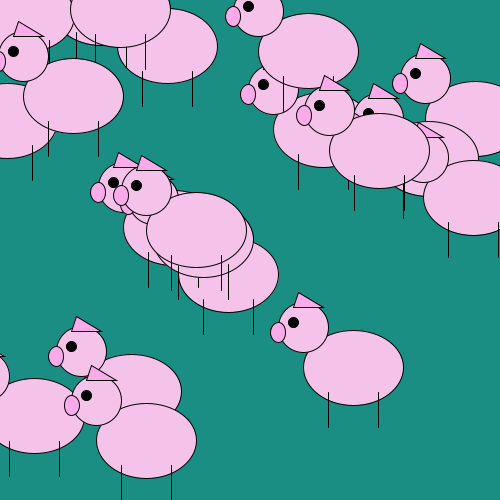
Frame 1 (no input)
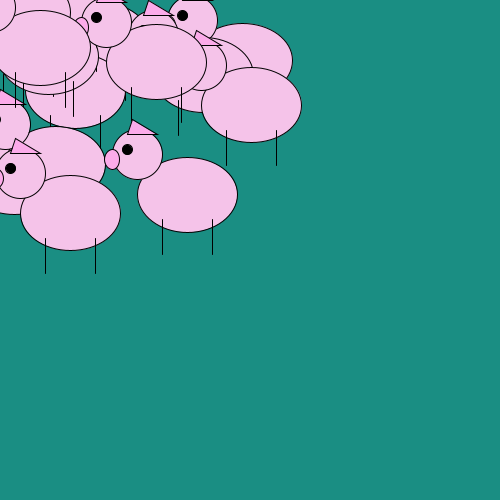
Frame 60 (the mouse pressed at the canvas centre just before this capture)
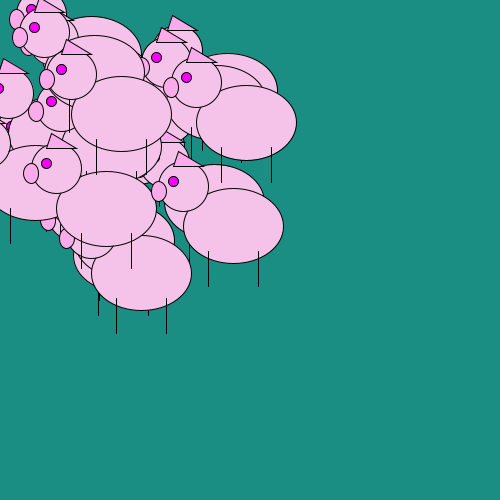
Frame 120 (the mouse held since frame 60 and released just before this capture)

The Processing sketch that drew these frames (run headless with seeded random() and noise(); from frame 60 on, the mouse is pressed at the canvas centre):

// Processing sketch: processing_182634
// ── processing_182634.pde

class Mover {
  
  PVector location;
  PVector velocity;
  PVector acceleration;
  float topspeed;
  
  Mover() {
    location = new PVector(random(width),random(height));
    velocity = new PVector(0,0);
    topspeed = 5;
  }
  
  void update() {
    
    PVector mouse = new PVector(mouseX,mouseY);
    PVector acceleration = PVector.sub(mouse,location);
    acceleration.normalize();
    acceleration.mult(0.2);
    velocity.add(acceleration);
    velocity.limit(topspeed);
    location.add(velocity);
  }
  
  void display() {
    
    //superpig body
    stroke(0);
    fill(245,195,233);
    ellipse(location.x,location.y,100,75);
    
    //superpig head
    stroke(0);
    fill(245,195,233);
    ellipse(location.x-50,location.y-40,50,50);
    
    //superpig eyes
    //eye color linked to mouse location
    fill(mouseX,0,mouseY);
    ellipse(location.x-60,location.y-45,10,10);
    
    //superpig snout
    stroke(0);
    fill(252,171,234);
    ellipse(location.x-75,location.y-35,15,20);
    
    //superhog ear
    triangle(location.x-55,location.y-75,location.x-60,location.y-60,location.x-30,location.y-60);
    
    //superhog legs
    stroke(0);
    //legs drawn according to the mouse location and previous mouse location
    line(location.x-25,location.y+25,location.x-25,location.y+60);
    line(location.x+25,location.y+25,location.x+25,location.y+60);
  }
  
}
Mover[] movers = new Mover [20];

void setup() {
  size(500,500);
  for (int i = 0; i < movers.length; i++) {
    movers[i] = new Mover();
  }
}

void draw() {
  
  background(26,142,131);
  
  for (int i = 0; i < movers.length; i++) {
    movers[i].update();
    movers[i].display();
  }
}
